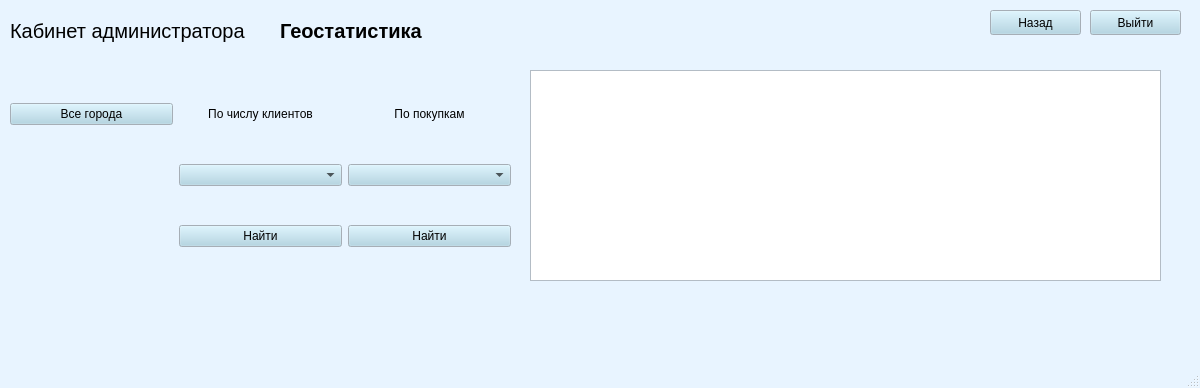
<?xml version="1.0" encoding="UTF-8"?>
<ui version="4.0">
 <class>MainWindow</class>
 <widget class="QMainWindow" name="MainWindow">
  <property name="geometry">
   <rect>
    <x>0</x>
    <y>0</y>
    <width>1200</width>
    <height>388</height>
   </rect>
  </property>
  <property name="palette">
   <palette>
    <active>
     <colorrole role="WindowText">
      <brush brushstyle="SolidPattern">
       <color alpha="255">
        <red>0</red>
        <green>0</green>
        <blue>0</blue>
       </color>
      </brush>
     </colorrole>
     <colorrole role="Button">
      <brush brushstyle="SolidPattern">
       <color alpha="255">
        <red>169</red>
        <green>210</green>
        <blue>227</blue>
       </color>
      </brush>
     </colorrole>
     <colorrole role="Light">
      <brush brushstyle="SolidPattern">
       <color alpha="255">
        <red>255</red>
        <green>255</green>
        <blue>255</blue>
       </color>
      </brush>
     </colorrole>
     <colorrole role="Midlight">
      <brush brushstyle="SolidPattern">
       <color alpha="255">
        <red>238</red>
        <green>228</green>
        <blue>255</blue>
       </color>
      </brush>
     </colorrole>
     <colorrole role="Dark">
      <brush brushstyle="SolidPattern">
       <color alpha="255">
        <red>110</red>
        <green>101</green>
        <blue>127</blue>
       </color>
      </brush>
     </colorrole>
     <colorrole role="Mid">
      <brush brushstyle="SolidPattern">
       <color alpha="255">
        <red>147</red>
        <green>134</green>
        <blue>170</blue>
       </color>
      </brush>
     </colorrole>
     <colorrole role="Text">
      <brush brushstyle="SolidPattern">
       <color alpha="255">
        <red>0</red>
        <green>0</green>
        <blue>0</blue>
       </color>
      </brush>
     </colorrole>
     <colorrole role="BrightText">
      <brush brushstyle="SolidPattern">
       <color alpha="255">
        <red>255</red>
        <green>255</green>
        <blue>255</blue>
       </color>
      </brush>
     </colorrole>
     <colorrole role="ButtonText">
      <brush brushstyle="SolidPattern">
       <color alpha="255">
        <red>0</red>
        <green>0</green>
        <blue>0</blue>
       </color>
      </brush>
     </colorrole>
     <colorrole role="Base">
      <brush brushstyle="SolidPattern">
       <color alpha="255">
        <red>255</red>
        <green>255</green>
        <blue>255</blue>
       </color>
      </brush>
     </colorrole>
     <colorrole role="Window">
      <brush brushstyle="SolidPattern">
       <color alpha="255">
        <red>232</red>
        <green>244</green>
        <blue>255</blue>
       </color>
      </brush>
     </colorrole>
     <colorrole role="Shadow">
      <brush brushstyle="SolidPattern">
       <color alpha="255">
        <red>0</red>
        <green>0</green>
        <blue>0</blue>
       </color>
      </brush>
     </colorrole>
     <colorrole role="Highlight">
      <brush brushstyle="SolidPattern">
       <color alpha="255">
        <red>221</red>
        <green>202</green>
        <blue>255</blue>
       </color>
      </brush>
     </colorrole>
     <colorrole role="AlternateBase">
      <brush brushstyle="SolidPattern">
       <color alpha="255">
        <red>238</red>
        <green>228</green>
        <blue>255</blue>
       </color>
      </brush>
     </colorrole>
     <colorrole role="ToolTipBase">
      <brush brushstyle="SolidPattern">
       <color alpha="255">
        <red>255</red>
        <green>255</green>
        <blue>220</blue>
       </color>
      </brush>
     </colorrole>
     <colorrole role="ToolTipText">
      <brush brushstyle="SolidPattern">
       <color alpha="255">
        <red>0</red>
        <green>0</green>
        <blue>0</blue>
       </color>
      </brush>
     </colorrole>
     <colorrole role="PlaceholderText">
      <brush brushstyle="SolidPattern">
       <color alpha="128">
        <red>0</red>
        <green>0</green>
        <blue>0</blue>
       </color>
      </brush>
     </colorrole>
    </active>
    <inactive>
     <colorrole role="WindowText">
      <brush brushstyle="SolidPattern">
       <color alpha="255">
        <red>0</red>
        <green>0</green>
        <blue>0</blue>
       </color>
      </brush>
     </colorrole>
     <colorrole role="Button">
      <brush brushstyle="SolidPattern">
       <color alpha="255">
        <red>169</red>
        <green>210</green>
        <blue>227</blue>
       </color>
      </brush>
     </colorrole>
     <colorrole role="Light">
      <brush brushstyle="SolidPattern">
       <color alpha="255">
        <red>255</red>
        <green>255</green>
        <blue>255</blue>
       </color>
      </brush>
     </colorrole>
     <colorrole role="Midlight">
      <brush brushstyle="SolidPattern">
       <color alpha="255">
        <red>238</red>
        <green>228</green>
        <blue>255</blue>
       </color>
      </brush>
     </colorrole>
     <colorrole role="Dark">
      <brush brushstyle="SolidPattern">
       <color alpha="255">
        <red>110</red>
        <green>101</green>
        <blue>127</blue>
       </color>
      </brush>
     </colorrole>
     <colorrole role="Mid">
      <brush brushstyle="SolidPattern">
       <color alpha="255">
        <red>147</red>
        <green>134</green>
        <blue>170</blue>
       </color>
      </brush>
     </colorrole>
     <colorrole role="Text">
      <brush brushstyle="SolidPattern">
       <color alpha="255">
        <red>0</red>
        <green>0</green>
        <blue>0</blue>
       </color>
      </brush>
     </colorrole>
     <colorrole role="BrightText">
      <brush brushstyle="SolidPattern">
       <color alpha="255">
        <red>255</red>
        <green>255</green>
        <blue>255</blue>
       </color>
      </brush>
     </colorrole>
     <colorrole role="ButtonText">
      <brush brushstyle="SolidPattern">
       <color alpha="255">
        <red>0</red>
        <green>0</green>
        <blue>0</blue>
       </color>
      </brush>
     </colorrole>
     <colorrole role="Base">
      <brush brushstyle="SolidPattern">
       <color alpha="255">
        <red>255</red>
        <green>255</green>
        <blue>255</blue>
       </color>
      </brush>
     </colorrole>
     <colorrole role="Window">
      <brush brushstyle="SolidPattern">
       <color alpha="255">
        <red>232</red>
        <green>244</green>
        <blue>255</blue>
       </color>
      </brush>
     </colorrole>
     <colorrole role="Shadow">
      <brush brushstyle="SolidPattern">
       <color alpha="255">
        <red>0</red>
        <green>0</green>
        <blue>0</blue>
       </color>
      </brush>
     </colorrole>
     <colorrole role="Highlight">
      <brush brushstyle="SolidPattern">
       <color alpha="255">
        <red>221</red>
        <green>202</green>
        <blue>255</blue>
       </color>
      </brush>
     </colorrole>
     <colorrole role="AlternateBase">
      <brush brushstyle="SolidPattern">
       <color alpha="255">
        <red>238</red>
        <green>228</green>
        <blue>255</blue>
       </color>
      </brush>
     </colorrole>
     <colorrole role="ToolTipBase">
      <brush brushstyle="SolidPattern">
       <color alpha="255">
        <red>255</red>
        <green>255</green>
        <blue>220</blue>
       </color>
      </brush>
     </colorrole>
     <colorrole role="ToolTipText">
      <brush brushstyle="SolidPattern">
       <color alpha="255">
        <red>0</red>
        <green>0</green>
        <blue>0</blue>
       </color>
      </brush>
     </colorrole>
     <colorrole role="PlaceholderText">
      <brush brushstyle="SolidPattern">
       <color alpha="128">
        <red>0</red>
        <green>0</green>
        <blue>0</blue>
       </color>
      </brush>
     </colorrole>
    </inactive>
    <disabled>
     <colorrole role="WindowText">
      <brush brushstyle="SolidPattern">
       <color alpha="255">
        <red>110</red>
        <green>101</green>
        <blue>127</blue>
       </color>
      </brush>
     </colorrole>
     <colorrole role="Button">
      <brush brushstyle="SolidPattern">
       <color alpha="255">
        <red>169</red>
        <green>210</green>
        <blue>227</blue>
       </color>
      </brush>
     </colorrole>
     <colorrole role="Light">
      <brush brushstyle="SolidPattern">
       <color alpha="255">
        <red>255</red>
        <green>255</green>
        <blue>255</blue>
       </color>
      </brush>
     </colorrole>
     <colorrole role="Midlight">
      <brush brushstyle="SolidPattern">
       <color alpha="255">
        <red>238</red>
        <green>228</green>
        <blue>255</blue>
       </color>
      </brush>
     </colorrole>
     <colorrole role="Dark">
      <brush brushstyle="SolidPattern">
       <color alpha="255">
        <red>110</red>
        <green>101</green>
        <blue>127</blue>
       </color>
      </brush>
     </colorrole>
     <colorrole role="Mid">
      <brush brushstyle="SolidPattern">
       <color alpha="255">
        <red>147</red>
        <green>134</green>
        <blue>170</blue>
       </color>
      </brush>
     </colorrole>
     <colorrole role="Text">
      <brush brushstyle="SolidPattern">
       <color alpha="255">
        <red>110</red>
        <green>101</green>
        <blue>127</blue>
       </color>
      </brush>
     </colorrole>
     <colorrole role="BrightText">
      <brush brushstyle="SolidPattern">
       <color alpha="255">
        <red>255</red>
        <green>255</green>
        <blue>255</blue>
       </color>
      </brush>
     </colorrole>
     <colorrole role="ButtonText">
      <brush brushstyle="SolidPattern">
       <color alpha="255">
        <red>110</red>
        <green>101</green>
        <blue>127</blue>
       </color>
      </brush>
     </colorrole>
     <colorrole role="Base">
      <brush brushstyle="SolidPattern">
       <color alpha="255">
        <red>232</red>
        <green>244</green>
        <blue>255</blue>
       </color>
      </brush>
     </colorrole>
     <colorrole role="Window">
      <brush brushstyle="SolidPattern">
       <color alpha="255">
        <red>232</red>
        <green>244</green>
        <blue>255</blue>
       </color>
      </brush>
     </colorrole>
     <colorrole role="Shadow">
      <brush brushstyle="SolidPattern">
       <color alpha="255">
        <red>0</red>
        <green>0</green>
        <blue>0</blue>
       </color>
      </brush>
     </colorrole>
     <colorrole role="Highlight">
      <brush brushstyle="SolidPattern">
       <color alpha="255">
        <red>145</red>
        <green>145</green>
        <blue>145</blue>
       </color>
      </brush>
     </colorrole>
     <colorrole role="AlternateBase">
      <brush brushstyle="SolidPattern">
       <color alpha="255">
        <red>221</red>
        <green>202</green>
        <blue>255</blue>
       </color>
      </brush>
     </colorrole>
     <colorrole role="ToolTipBase">
      <brush brushstyle="SolidPattern">
       <color alpha="255">
        <red>255</red>
        <green>255</green>
        <blue>220</blue>
       </color>
      </brush>
     </colorrole>
     <colorrole role="ToolTipText">
      <brush brushstyle="SolidPattern">
       <color alpha="255">
        <red>0</red>
        <green>0</green>
        <blue>0</blue>
       </color>
      </brush>
     </colorrole>
     <colorrole role="PlaceholderText">
      <brush brushstyle="SolidPattern">
       <color alpha="128">
        <red>0</red>
        <green>0</green>
        <blue>0</blue>
       </color>
      </brush>
     </colorrole>
    </disabled>
   </palette>
  </property>
  <property name="windowTitle">
   <string>MainWindow</string>
  </property>
  <widget class="QWidget" name="centralwidget">
   <widget class="QWidget" name="gridLayoutWidget_2">
    <property name="geometry">
     <rect>
      <x>10</x>
      <y>70</y>
      <width>501</width>
      <height>211</height>
     </rect>
    </property>
    <layout class="QGridLayout" name="gridLayout_2">
     <property name="leftMargin">
      <number>0</number>
     </property>
     <property name="topMargin">
      <number>0</number>
     </property>
     <property name="bottomMargin">
      <number>0</number>
     </property>
     <property name="verticalSpacing">
      <number>6</number>
     </property>
     <item row="2" column="2">
      <widget class="QComboBox" name="price"/>
     </item>
     <item row="1" column="2">
      <widget class="QLabel" name="label_3">
       <property name="text">
        <string>&lt;html&gt;&lt;head/&gt;&lt;body&gt;&lt;p align=&quot;center&quot;&gt;По покупкам&lt;/p&gt;&lt;/body&gt;&lt;/html&gt;</string>
       </property>
      </widget>
     </item>
     <item row="3" column="2">
      <widget class="QPushButton" name="price_find">
       <property name="text">
        <string>Найти</string>
       </property>
      </widget>
     </item>
     <item row="3" column="1">
      <widget class="QPushButton" name="alf_find">
       <property name="text">
        <string>Найти</string>
       </property>
      </widget>
     </item>
     <item row="1" column="0">
      <widget class="QPushButton" name="all">
       <property name="text">
        <string>Все города</string>
       </property>
      </widget>
     </item>
     <item row="2" column="1">
      <widget class="QComboBox" name="count"/>
     </item>
     <item row="1" column="1">
      <widget class="QLabel" name="label_4">
       <property name="text">
        <string>&lt;html&gt;&lt;head/&gt;&lt;body&gt;&lt;p align=&quot;center&quot;&gt;По числу клиентов&lt;/p&gt;&lt;/body&gt;&lt;/html&gt;</string>
       </property>
      </widget>
     </item>
    </layout>
   </widget>
   <widget class="QLabel" name="label">
    <property name="geometry">
     <rect>
      <x>10</x>
      <y>0</y>
      <width>251</width>
      <height>62</height>
     </rect>
    </property>
    <property name="palette">
     <palette>
      <active>
       <colorrole role="Button">
        <brush brushstyle="SolidPattern">
         <color alpha="255">
          <red>173</red>
          <green>127</green>
          <blue>168</blue>
         </color>
        </brush>
       </colorrole>
      </active>
      <inactive>
       <colorrole role="Button">
        <brush brushstyle="SolidPattern">
         <color alpha="255">
          <red>173</red>
          <green>127</green>
          <blue>168</blue>
         </color>
        </brush>
       </colorrole>
      </inactive>
      <disabled>
       <colorrole role="Button">
        <brush brushstyle="SolidPattern">
         <color alpha="255">
          <red>173</red>
          <green>127</green>
          <blue>168</blue>
         </color>
        </brush>
       </colorrole>
      </disabled>
     </palette>
    </property>
    <property name="font">
     <font>
      <pointsize>15</pointsize>
      <italic>false</italic>
      <strikeout>false</strikeout>
      <kerning>true</kerning>
     </font>
    </property>
    <property name="text">
     <string>&lt;html&gt;&lt;head/&gt;&lt;body&gt;&lt;p&gt;Кабинет администратора&lt;/p&gt;&lt;/body&gt;&lt;/html&gt;</string>
    </property>
   </widget>
   <widget class="QLabel" name="label_2">
    <property name="geometry">
     <rect>
      <x>280</x>
      <y>0</y>
      <width>191</width>
      <height>62</height>
     </rect>
    </property>
    <property name="palette">
     <palette>
      <active>
       <colorrole role="Button">
        <brush brushstyle="SolidPattern">
         <color alpha="255">
          <red>173</red>
          <green>127</green>
          <blue>168</blue>
         </color>
        </brush>
       </colorrole>
      </active>
      <inactive>
       <colorrole role="Button">
        <brush brushstyle="SolidPattern">
         <color alpha="255">
          <red>173</red>
          <green>127</green>
          <blue>168</blue>
         </color>
        </brush>
       </colorrole>
      </inactive>
      <disabled>
       <colorrole role="Button">
        <brush brushstyle="SolidPattern">
         <color alpha="255">
          <red>173</red>
          <green>127</green>
          <blue>168</blue>
         </color>
        </brush>
       </colorrole>
      </disabled>
     </palette>
    </property>
    <property name="font">
     <font>
      <pointsize>15</pointsize>
      <italic>false</italic>
      <strikeout>false</strikeout>
      <kerning>true</kerning>
     </font>
    </property>
    <property name="text">
     <string>&lt;html&gt;&lt;head/&gt;&lt;body&gt;&lt;p&gt;&lt;span style=&quot; font-weight:600;&quot;&gt;Геостатистика&lt;/span&gt;&lt;/p&gt;&lt;/body&gt;&lt;/html&gt;</string>
    </property>
   </widget>
   <widget class="QTableWidget" name="artworks">
    <property name="geometry">
     <rect>
      <x>530</x>
      <y>70</y>
      <width>631</width>
      <height>211</height>
     </rect>
    </property>
   </widget>
   <widget class="QPushButton" name="exit">
    <property name="geometry">
     <rect>
      <x>1090</x>
      <y>10</y>
      <width>91</width>
      <height>25</height>
     </rect>
    </property>
    <property name="text">
     <string>Выйти</string>
    </property>
   </widget>
   <widget class="QPushButton" name="back">
    <property name="geometry">
     <rect>
      <x>990</x>
      <y>10</y>
      <width>91</width>
      <height>25</height>
     </rect>
    </property>
    <property name="text">
     <string>Назад</string>
    </property>
   </widget>
  </widget>
  <widget class="QMenuBar" name="menubar">
   <property name="geometry">
    <rect>
     <x>0</x>
     <y>0</y>
     <width>1200</width>
     <height>22</height>
    </rect>
   </property>
  </widget>
  <widget class="QStatusBar" name="statusbar"/>
 </widget>
 <resources/>
 <connections/>
</ui>
